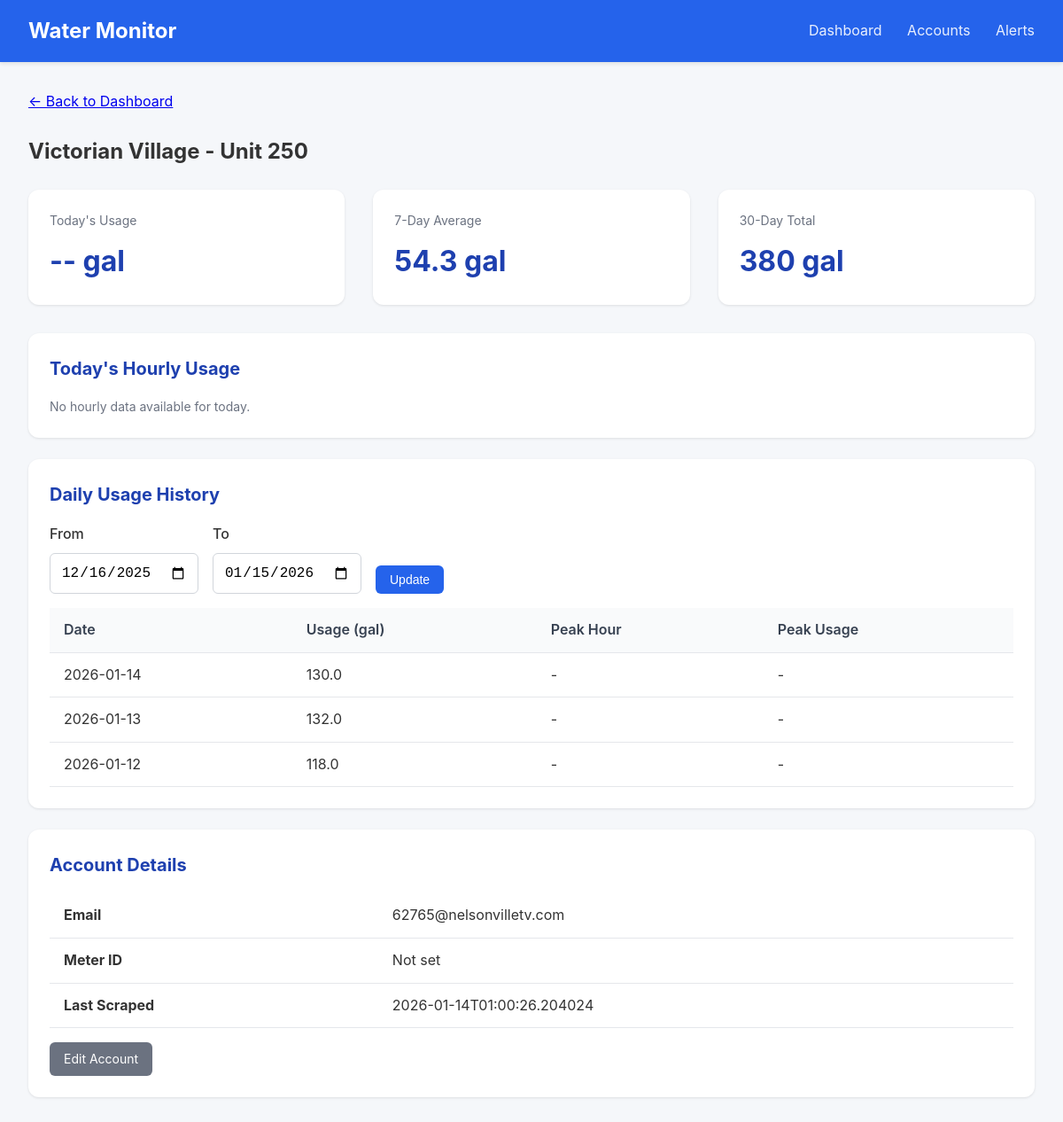
Page /meter/1 on the earlier database version.
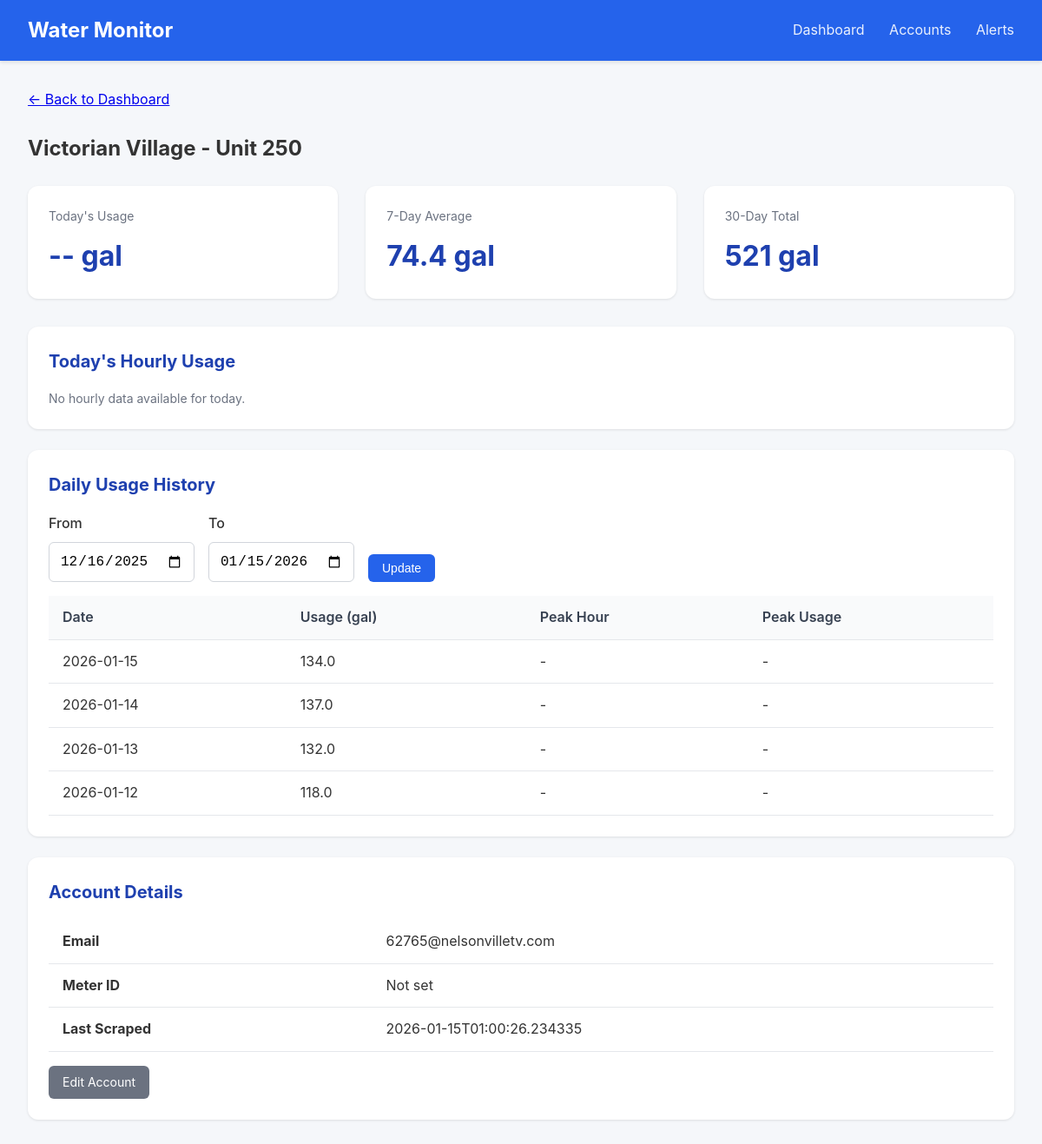
Same page on the later database version.
### tables this page shows
CREATE TABLE accounts (
                id INTEGER PRIMARY KEY AUTOINCREMENT,
                email TEXT UNIQUE NOT NULL,
                password_encrypted TEXT NOT NULL,
                meter_id TEXT,
                account_number TEXT,
                address TEXT,
                building_name TEXT,
                unit_number TEXT,
                is_active INTEGER DEFAULT 1,
                last_scraped TIMESTAMP,
                created_at TIMESTAMP DEFAULT CURRENT_TIMESTAMP
            , avg_12mo REAL, monthly_usage REAL, unit_count INTEGER DEFAULT 1, leak_alerts INTEGER DEFAULT 1, min_overage_pct INTEGER DEFAULT 10);

CREATE TABLE daily_summaries (
                id INTEGER PRIMARY KEY AUTOINCREMENT,
                account_id INTEGER NOT NULL,
                reading_date DATE NOT NULL,
                total_usage_gallons REAL,
                peak_hour INTEGER,
                peak_usage_gallons REAL,
                created_at TIMESTAMP DEFAULT CURRENT_TIMESTAMP,
                FOREIGN KEY (account_id) REFERENCES accounts(id),
                UNIQUE(account_id, reading_date)
            );

### app.py (the view)
@app.route('/meter/<int:account_id>')
def meter_detail(account_id):
    account = db.get_account(account_id)
    if not account:
        flash('Meter not found', 'error')
        return redirect(url_for('dashboard'))
    end_date = date.today()
    start_date = end_date - timedelta(days=30)
    if request.args.get('start_date'):
        start_date = datetime.strptime(request.args.get('start_date'), '%Y-%m-%d').date()
    if request.args.get('end_date'):
        end_date = datetime.strptime(request.args.get('end_date'), '%Y-%m-%d').date()
    daily_data = db.get_daily_summaries(account_id, start_date, end_date)
    hourly_data = db.get_hourly_readings(account_id, date.today())
    return render_template('meter_detail.html',
                           account=account,
                           daily_data=daily_data,
                           hourly_data=hourly_data,
                           start_date=start_date,
                           end_date=end_date)

### database.py (called while the page is built)
@contextmanager
def get_db():
    conn = sqlite3.connect(config.DATABASE_PATH)
    conn.row_factory = sqlite3.Row
    try:
        yield conn
        conn.commit()
    finally:
        conn.close()

def get_account(account_id: int) -> Optional[dict]:
    with get_db() as conn:
        cursor = conn.cursor()
        cursor.execute('SELECT * FROM accounts WHERE id = ?', (account_id,))
        row = cursor.fetchone()
        if row:
            return dict(row)
    return None

def get_hourly_readings(account_id: int, reading_date: date) -> list:
    with get_db() as conn:
        cursor = conn.cursor()
        cursor.execute('''
            SELECT * FROM hourly_readings
            WHERE account_id = ? AND reading_date = ?
            ORDER BY hour
        ''', (account_id, reading_date))
        return [dict(row) for row in cursor.fetchall()]

def get_daily_summaries(account_id: int, start_date: date = None, end_date: date = None) -> list:
    with get_db() as conn:
        cursor = conn.cursor()
        query = 'SELECT * FROM daily_summaries WHERE account_id = ?'
        params = [account_id]
        if start_date:
            query += ' AND reading_date >= ?'
            params.append(start_date)
        if end_date:
            query += ' AND reading_date <= ?'
            params.append(end_date)
        query += ' ORDER BY reading_date DESC'
        cursor.execute(query, params)
        return [dict(row) for row in cursor.fetchall()]

### templates/meter_detail.html (shortened to what this page needs)
{% extends "base.html" %}
{% block content %}
<div style="margin-bottom: 1.5rem;">
    <a href="{{ url_for('dashboard') }}">&larr; Back to Dashboard</a>
</div>
<h2 style="margin-bottom: 1.5rem;">
    {{ account.building_name or 'Unknown Building' }} - Unit {{ account.unit_number or 'N/A' }}
</h2>
<div class="stats">
    <div class="stat-card">
        <div class="label">Today's Usage</div>
        <div class="value">
            {% if daily_data and daily_data[0].reading_date == today %}
                {{ "%.1f"|format(daily_data[0].total_usage_gallons or 0) }} gal
            {% else %}
                -- gal
            {% endif %}
        </div>
    </div>
    <div class="stat-card">
        <div class="label">7-Day Average</div>
        <div class="value">
            {% set week_total = daily_data[:7]|sum(attribute='total_usage_gallons') %}
            {{ "%.1f"|format(week_total / 7) if daily_data else '--' }} gal
        </div>
    </div>
    <div class="stat-card">
        <div class="label">30-Day Total</div>
        <div class="value">
            {% set month_total = daily_data|sum(attribute='total_usage_gallons') %}
            {{ "%.0f"|format(month_total) if daily_data else '--' }} gal
        </div>
    </div>
</div>
<div class="card">
    <h2>Today's Hourly Usage</h2>
    {% if hourly_data %}
    <div style="display: flex; align-items: flex-end; height: 200px; gap: 4px; padding: 1rem 0;">
        {% set max_hourly = hourly_data|map(attribute='usage_gallons')|max or 1 %}
        {% for hour in hourly_data %}
        <div style="flex: 1; display: flex; flex-direction: column; align-items: center;">
            <div style="background: #2563eb; width: 100%;
                        height: {{ (hour.usage_gallons or 0) / max_hourly * 150 }}px;
                        border-radius: 4px 4px 0 0;"></div>
            <div style="font-size: 0.7rem; color: #6b7280; margin-top: 4px;">{{ hour.hour }}</div>
        </div>
        {% endfor %}
    </div>
    <p class="text-muted">Hours (0-23)</p>
    {% else %}
    <p class="text-muted">No hourly data available for today.</p>
    {% endif %}
</div>
<div class="card">
    <h2>Daily Usage History</h2>
    <form method="GET" style="display: flex; gap: 1rem; margin-bottom: 1rem;">
        <div class="form-group" style="margin-bottom: 0;">
            <label for="start_date">From</label>
            <input type="date" id="start_date" name="start_date" value="{{ start_date }}">
        </div>
        <div class="form-group" style="margin-bottom: 0;">
            <label for="end_date">To</label>
            <input type="date" id="end_date" name="end_date" value="{{ end_date }}">
        </div>
        <div class="form-group" style="margin-bottom: 0; display: flex; align-items: flex-end;">
            <button type="submit" class="btn btn-primary">Update</button>
        </div>
    </form>
    {% if daily_data %}
    <table>
        <thead>
            <tr>
                <th>Date</th>
                <th>Usage (gal)</th>
                <th>Peak Hour</th>
                <th>Peak Usage</th>
            </tr>
        </thead>
        <tbody>
            {% for day in daily_data %}
            <tr>
                <td>{{ day.reading_date }}</td>
                <td>{{ "%.1f"|format(day.total_usage_gallons or 0) }}</td>
                <td>{{ day.peak_hour if day.peak_hour is not none else '-' }}{% if day.peak_hour is not none %}:00{% endif %}</td>
                <td>{{ "%.1f"|format(day.peak_usage_gallons or 0) if day.peak_usage_gallons else '-' }}</td>
            </tr>
            {% endfor %}
        </tbody>
    </table>
    {% else %}
    <p class="text-muted">No usage data available for this period.</p>
    {% endif %}
</div>
<div class="card">
    <h2>Account Details</h2>
    <table>
        <tr><td><strong>Email</strong></td><td>{{ account.email }}</td></tr>
        <tr><td><strong>Meter ID</strong></td><td>{{ account.meter_id or 'Not set' }}</td></tr>
        <tr><td><strong>Last Scraped</strong></td><td>{{ account.last_scraped or 'Never' }}</td></tr>
    </table>
    <div class="mt-4">
        <a href="{{ url_for('edit_account', account_id=account.id) }}" class="btn btn-secondary">Edit Account</a>
    </div>
</div>
{% endblock %}

### templates/base.html (shortened to what this page needs)
<!DOCTYPE html>
<html lang="en">
<head>
</head>
<body>
    <div class="navbar">
        <h1>Water Monitor</h1>
        <nav>
            <a href="{{ url_for('dashboard') }}">Dashboard</a>
            <a href="{{ url_for('accounts_list') }}">Accounts</a>
            <a href="{{ url_for('alerts_list') }}">Alerts</a>
        </nav>
    </div>
    <div class="container">
        {% block content %}{% endblock %}
    </div>
</body>
</html>

### templates/base.html (style rules this page uses)
* { box-sizing: border-box; margin: 0; padding: 0; }
body { font-family: -apple-system, BlinkMacSystemFont, 'Segoe UI', Roboto, Oxygen, Ubuntu, sans-serif; background: #f5f7fa; color: #333; line-height: 1.6; }
.navbar { background: #2563eb; color: white; padding: 1rem 2rem; display: flex; justify-content: space-between; align-items: center; box-shadow: 0 2px 4px rgba(0,0,0,0.1); }
.navbar h1 { font-size: 1.5rem; }
.navbar nav a { color: white; text-decoration: none; margin-left: 1.5rem; opacity: 0.9; }
.container { max-width: 1400px; margin: 0 auto; padding: 2rem; }
.card { background: white; border-radius: 12px; box-shadow: 0 1px 3px rgba(0,0,0,0.1); padding: 1.5rem; margin-bottom: 1.5rem; }
.card h2 { margin-bottom: 1rem; color: #1e40af; font-size: 1.25rem; }
.stats { display: flex; gap: 2rem; margin-bottom: 2rem; }
.stat-card { background: white; border-radius: 12px; padding: 1.5rem; box-shadow: 0 1px 3px rgba(0,0,0,0.1); flex: 1; }
.stat-card .label { color: #6b7280; font-size: 0.875rem; margin-bottom: 0.5rem; }
.stat-card .value { font-size: 2rem; font-weight: 700; color: #1e40af; }
table { width: 100%; border-collapse: collapse; }
th, td { padding: 0.75rem 1rem; text-align: left; border-bottom: 1px solid #e5e7eb; }
th { background: #f9fafb; font-weight: 600; color: #374151; }
.btn { display: inline-block; padding: 0.5rem 1rem; border-radius: 6px; text-decoration: none; font-size: 0.875rem; cursor: pointer; border: none; }
.btn-primary { background: #2563eb; color: white; }
.btn-secondary { background: #6b7280; color: white; }
.form-group { margin-bottom: 1rem; }
.form-group label { display: block; margin-bottom: 0.5rem; font-weight: 500; }
.form-group input, .form-group select { width: 100%; padding: 0.75rem; border: 1px solid #d1d5db; border-radius: 6px; font-size: 1rem; }
.text-muted { color: #6b7280; font-size: 0.875rem; }
.mt-4 { margin-top: 1rem; }

Differences in the rows shown:
removed daily_summaries: reading_date "2026-01-14", total_usage_gallons "130.0", peak_hour "-", peak_usage_gallons "-"
changed accounts "Victorian Village": last_scraped "2026-01-14T01:00:26.204024" → "2026-01-15T01:00:26.234335"
added daily_summaries: reading_date "2026-01-15", total_usage_gallons "134.0", peak_hour "-", peak_usage_gallons "-"
added daily_summaries: reading_date "2026-01-14", total_usage_gallons "137.0", peak_hour "-", peak_usage_gallons "-"
Other differences:
{{ "%.1f"|format(week_total / 7) if daily_data else '--' }}: "54.3" → "74.4"
{{ "%.0f"|format(month_total) if daily_data else '--' }}: "380" → "521"
